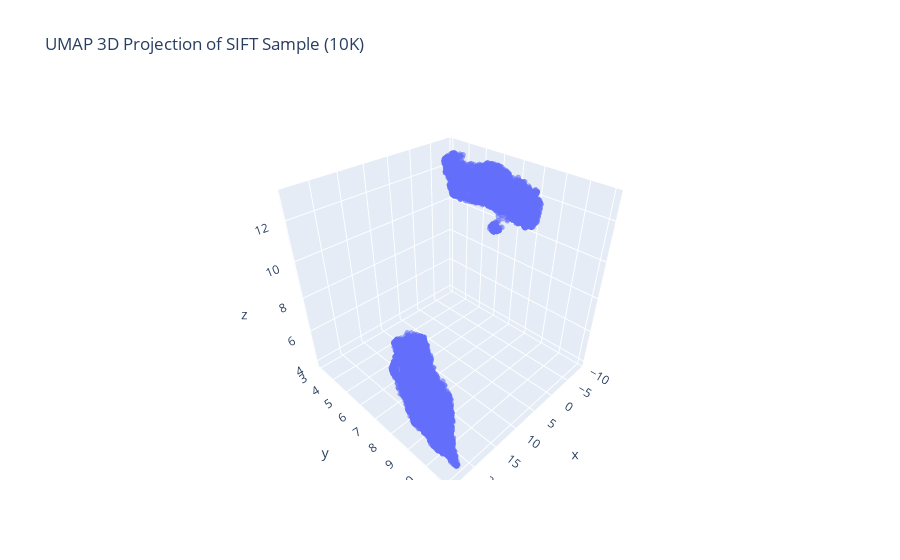

Notebook code cell kept with this figure:
### Code cell
# Fit UMAP to 3D
umap_3d = umap.UMAP(n_components=3, n_neighbors=15, min_dist=0.1, random_state=42)
X_umap_3d = umap_3d.fit_transform(X_sample)

# Plotly 3D scatter
fig = px.scatter_3d(
    x=X_umap_3d[:, 0], y=X_umap_3d[:, 1], z=X_umap_3d[:, 2],
    opacity=0.6,
    title="UMAP 3D Projection of SIFT Sample (10K)",
)
fig.update_traces(marker=dict(size=2))
fig.show()

### Figure 1 — Plotly figure (JSON) as saved in the notebook; plotly's stock layout.template omitted (floating-point values rounded to 4 significant figures; data arrays with more than 128 entries replaced by an {"elided": "..."} marker saying what was removed)
{"data": [{"hovertemplate": "x=%{x}<br>y=%{y}<br>z=%{z}<extra></extra>", "legendgroup": "", "marker": {"color": "#636efa", "opacity": 0.6, "size": 2, "symbol": "circle"}, "mode": "markers", "name": "", "scene": "scene", "showlegend": false, "type": "scatter3d", "x": {"elided": "10000 float values"}, "y": {"elided": "10000 float values"}, "z": {"elided": "10000 float values"}}], "layout": {"legend": {"tracegroupgap": 0}, "scene": {"domain": {"x": [0, 1], "y": [0, 1]}, "xaxis": {"title": {"text": "x"}}, "yaxis": {"title": {"text": "y"}}, "zaxis": {"title": {"text": "z"}}}, "title": {"text": "UMAP 3D Projection of SIFT Sample (10K)"}}}
